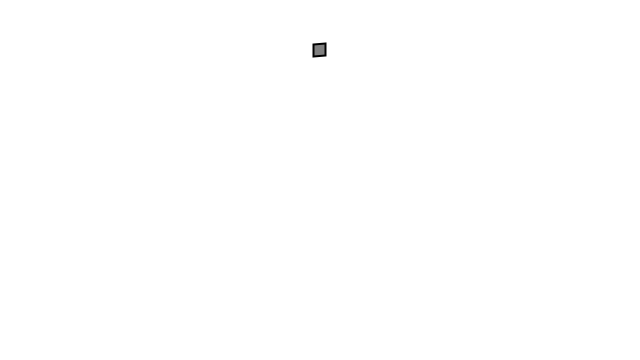
Frame 1 (no input)
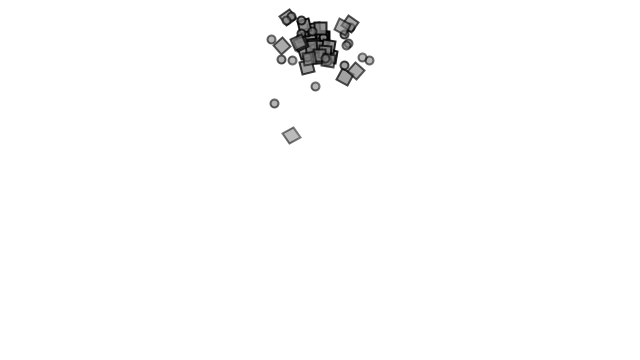
Frame 60 (the mouse pressed at the canvas centre just before this capture)
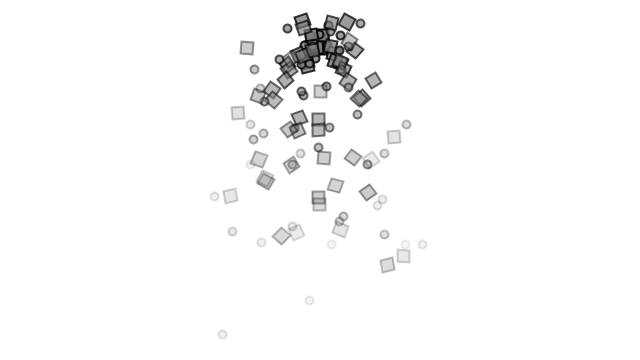
Frame 120 (the mouse held since frame 60 and released just before this capture)

The Processing sketch that drew these frames (run headless with seeded random() and noise(); from frame 60 on, the mouse is pressed at the canvas centre):

// Processing sketch: Example_4_5_Particle_System_With_Inheritance_And_Polymorphism
// ── Example_4_5_Particle_System_With_Inheritance_And_Polymorphism.pde
// The Nature of Code
// Daniel Shiffman
// http://natureofcode.com

// Particles are generated each cycle through draw(),
// fall with gravity and fade out over time
// A ParticleSystem object manages a variable size
// list of particles.


Emitter emitter;

void setup() {
  size(640, 360);
  emitter = new Emitter(width / 2, 50);
}

void draw() {
  background(255);
  emitter.addParticle();
  emitter.run();
}

// ── Confetti.pde
// The Nature of Code
// Daniel Shiffman
// http://natureofcode.com

// Child class constructor
class Confetti extends Particle {
  
  Confetti (float x, float y) {
    super(x, y);
  }
  // Override the show method
  void show() {
    float angle = map(this.position.x, 0, width, 0, TWO_PI * 2);

    rectMode(CENTER);
    fill(127, this.lifespan);
    stroke(0, this.lifespan);
    strokeWeight(2);
    push();
    translate(this.position.x, this.position.y);
    rotate(angle);
    square(0, 0, 12);
    pop();
  }
}

// ── Emitter.pde
// The Nature of Code
// Daniel Shiffman
// http://natureofcode.com

class Emitter {
  PVector origin;
  ArrayList<Particle> particles;
  
  Emitter(float x, float y) {
    this.origin = new PVector(x, y);
    this.particles = new ArrayList<Particle>();
  }

  void addParticle() {
    float r = random(1);
    if (r < 0.5) {
      this.particles.add(new Particle(this.origin.x, this.origin.y));
    } else {
      this.particles.add(new Confetti(this.origin.x, this.origin.y));
    }
  }

  void run() {
    for (int i = this.particles.size() - 1; i >= 0; i--) {
      Particle p = this.particles.get(i);
      p.run();
      if (p.isDead()) {
        this.particles.remove(i);
      }
    }
  }
}

// ── Particle.pde
// The Nature of Code
// Daniel Shiffman
// http://natureofcode.com

// Simple Particle System

// A simple Particle class

class Particle {
  PVector position, velocity, acceleration;
  float lifespan;
  
  Particle(float x, float y) {
    this.position =  new PVector(x, y);
    this.velocity = new PVector(random(-1, 1), random(-2, 0));
    this.acceleration = new PVector(0, 0);
    this.lifespan = 255.0;
  }

  void run() {
    PVector gravity = new PVector(0, 0.05);
    this.applyForce(gravity);
    this.update();
    this.show();
  }

  void applyForce(PVector force) {
    this.acceleration.add(force);
  }

  // Method to update position
  void update() {
    this.velocity.add(this.acceleration);
    this.position.add(this.velocity);
    this.lifespan -= 2;
    this.acceleration.mult(0);
  }

  // Method to display
  void show() {
    stroke(0, this.lifespan);
    strokeWeight(2);
    fill(127, this.lifespan);
    circle(this.position.x, this.position.y, 8);
  }

  // Is the particle still useful?
  boolean isDead() {
    return (this.lifespan < 0.0);
  }
}
